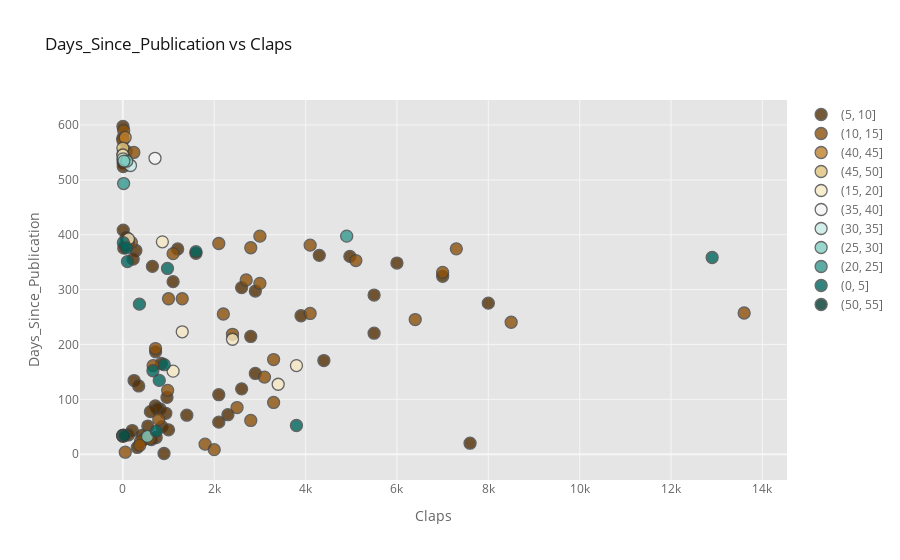

Source (notebook cell):
### Markdown cell above
The next plot lets us choose the grouping category for the plot.

### Code cell
df['binned_read_time'] = pd.cut(df['read_time'], bins=range(0, 56, 5))
df['binned_read_time'] = df['binned_read_time'].astype(str)

df['binned_word_count'] = pd.cut(df['word_count'], bins=range(0, 100001, 1000))
df['binned_word_count'] = df['binned_word_count'].astype(str)

@interact
def scatter_plot(x=list(df.select_dtypes('number').columns), 
                 y=list(df.select_dtypes('number').columns)[1:],
                 categories=['binned_read_time', 'binned_word_count', 'publication', 'type'],
                 theme=list(cf.themes.THEMES.keys()), 
                 colorscale=list(cf.colors._scales_names.keys())):
    
    df.iplot(kind='scatter', x=x, y=y, mode='markers', 
             categories=categories, 
             xTitle=x.title(), yTitle=y.title(), 
             text='title',
             title=f'{y.title()} vs {x.title()}',
             theme=theme, colorscale=colorscale)

### Figure 1 — Plotly figure (JSON) as saved in the notebook; plotly's stock layout.template omitted (floating-point values rounded to 4 significant figures)
{"data": [{"marker": {"color": "rgba(84, 48, 5, 1.0)", "line": {"width": 1.3}, "opacity": 0.8, "size": 12, "symbol": "circle"}, "mode": "markers", "name": "(5, 10]", "text": ["Screw the Environment, but Consider Your Wallet", "Home of the Scared", "Make an Effort, Not an Excuse", "Controlling your Location in Google Chrome", "The Worst They Can Say is No", "The Case for Criticism", "Complete Books of 2017", "The Failures of Common Sense", "The Perils of Rare Events", "Correlation vs. Causation: An Example", "Real Life Superpowers", "Overfitting vs. Underfitting: A Conceptual Explanation", "How to Master New Skills", "Statistical Significance Explained", "The Misleading Effect of Noise: The Multiple Comparisons Problem", "Bayes’ Rule Applied", "Data Visualization Hackathon Style", "Controlling the Web with Python", "Data Visualization with Bokeh in Python, Part II: Interactions", "Data Visualization with Bokeh in Python, Part III: Making a Complete Dashboard", "Visualizing Data with Pairs Plots in Python", "Introduction to Bayesian Linear Regression", "Web Scraping, Regular Expressions, and Data Visualization: Doing it all in Python", "Automated Machine Learning on the Cloud in Python", "A Feature Selection Tool for Machine Learning in Python", "An Introductory Example of Bayesian Optimization in Python with Hyperopt", "How to get the right data? Trying asking for it.", "The most important part of a data science project is writing a blog post", "Parallelizing Feature Engineering with Dask", "Practical Advice for Data Science Writing", "Converting Medium Posts to Markdown for Your Blog", "Featuretools on Spark", "Neural Network Embeddings Explained", "Simpson’s Paradox: How to Prove Opposite Arguments with the Same Data", "The Power of I Don’t Know", "Overcome Your Biases with Data", "Prediction Engineering: How to Set Up Your Machine Learning Problem", "How to Create Value with Machine Learning", "Feature Engineering: What Powers Machine Learning", "Modeling: Teaching a Machine Learning Algorithm to Deliver Business Value", "Deploying a Keras Deep Learning Model as a Web Application in Python", "Deploying a Python Web App on AWS", "Python and Slack: A Natural Match", "How to Write a Jupyter Notebook Extension", "Please Steal My Articles", "Introduction to Interactive Time Series Visualizations with Plotly in Python", "Stop Regretting the Present", "On Blame", "What I learned in 2018", "The Copernican Principle and How to Use Statistics to Figure Out How Long Anything Will Last", "Announcing the Reality Project", "The Disappearing Poor", "The Next Level of Data Visualization in Python", "The Myth of Us vs Them", "Interactive Controls in Jupyter Notebooks"], "textfont": {"color": "#666666"}, "type": "scatter", "x": [2, 0, 2, 5, 8, 9, 72, 59, 21, 1200, 285, 1600, 4300, 4970, 225, 6000, 647, 7000, 1100, 2600, 2900, 5500, 8000, 3900, 5500, 2800, 717, 4400, 844, 2900, 246, 347, 2600, 2100, 966, 710, 815, 755, 603, 940, 2300, 1400, 2100, 547, 856, 1000, 205, 121, 418, 730, 453, 626, 7600, 315, 901], "y": [597.3, 576.5, 547.2, 531.3, 524.3, 408.5, 395.1, 380.5, 375.5, 374.1, 371.3, 366.1, 362.4, 360.5, 355.5, 348.4, 342.4, 324.2, 314.5, 303.5, 297.3, 290.0, 275.3, 252.3, 220.5, 214.5, 186.5, 170.7, 165.3, 147.2, 134.2, 124.3, 119.0, 108.4, 103.5, 88.04, 82.47, 82.47, 77.53, 74.54, 71.99, 71.07, 58.41, 51.29, 50.02, 44.37, 43.02, 35.05, 34.26, 30.42, 26.56, 26.51, 19.98, 12.2, 1.219]}, {"marker": {"color": "rgba(140, 81, 10, 1.0)", "line": {"width": 1.3}, "opacity": 0.8, "size": 12, "symbol": "circle"}, "mode": "markers", "name": "(10, 15]", "text": ["The Vanquishing of War, Plague and Famine", "The Triumph of Peace", "Deep Neural Network Classifier", "Object Recognition with Google’s Convolutional Neural Networks", "The Technology Frontier", "Random Forest Simple Explanation", "Data Science: A Personal Application", "A Theory of Prediction", "Hyperparameter Tuning the Random Forest in Python", "Time Series Analysis in Python: An Introduction", "Stock Analysis in Python", "Stock Prediction in Python", "Overfitting vs. Underfitting: A Complete Example", "Markov Chain Monte Carlo in Python", "Beyond Accuracy: Precision and Recall", "Data Visualization with Bokeh in Python, Part I: Getting Started", "Histograms and Density Plots in Python", "Bayesian Linear Regression in Python: Using Machine Learning to Predict Student Grades Part 1", "Bayesian Linear Regression in Python: Using Machine Learning to Predict Student Grades Part 2", "A Complete Machine Learning Project Walk-Through in Python: Part One", "A Complete Machine Learning Walk-Through in Python: Part Two", "A Complete Machine Learning Walk-Through in Python: Part Three", "Machine Learning Kaggle Competition Part One: Getting Started", "Automated Feature Engineering in Python", "A Conceptual Explanation of Bayesian Hyperparameter Optimization for Machine Learning", "Machine Learning Kaggle Competition: Part Three Optimization", "Why Automated Feature Engineering Will Change the Way You Do Machine Learning", "A “Data Science for Good” Machine Learning Project Walk-Through in Python: Part Two", "Another Machine Learning Walk-Through and a Challenge", "Building a Recommendation System Using Neural Network Embeddings", "My Weaknesses as a Data Scientist", "Recurrent Neural Networks by Example in Python", "Transfer Learning with Convolutional Neural Networks in PyTorch", "Estimating Probabilities with Bayesian Modeling in Python", "Virtual Building Energy Audits — Preliminary Report", "Building Energy Data Analysis Part One", "Data Science with Medium Story Stats in Python", "Has Global Violence Declined? A Look at the Data", "A Non-Technical Reading List for Data Science", "The Reality of Global Nuclear Weapons and How Russian Nukes Turned On Your Lights", "The Poisson Distribution and Poisson Process Explained", "A Great Public Health Conspiracy?"], "textfont": {"color": "#666666"}, "type": "scatter", "x": [18, 0, 73, 240, 7, 3000, 186, 120, 2100, 4100, 2800, 7300, 1100, 5100, 7000, 2700, 3000, 1300, 1000, 13600, 4100, 2200, 6400, 8500, 2400, 715, 3300, 662, 3100, 981, 3300, 2500, 787, 2800, 0, 6, 582, 386, 1800, 370, 2000, 53], "y": [590.0, 572.5, 552.2, 550.0, 536.1, 397.4, 386.0, 385.2, 384.0, 381.0, 376.3, 374.3, 365.5, 353.0, 331.4, 317.5, 311.4, 283.3, 283.3, 257.4, 256.5, 255.5, 245.4, 240.5, 218.6, 192.5, 172.5, 161.5, 140.5, 116.4, 94.25, 85.01, 63.34, 61.47, 34.01, 34.01, 28.16, 23.02, 18.27, 16.34, 8.215, 3.547]}, {"marker": {"color": "rgba(191, 129, 45, 1.0)", "line": {"width": 1.3}, "opacity": 0.8, "size": 12, "symbol": "circle"}, "mode": "markers", "name": "(40, 45]", "text": ["Capstone Project: Mercedes-Benz Greener Manufacturing Competition", "Exploratory Data Analysis with R", "Building Energy Data Analysis Part Three", "Books of 2018 Notes"], "textfont": {"color": "#666666"}, "type": "scatter", "x": [51, 58, 5, 0], "y": [577.4, 538.4, 34.01, 32.57]}, {"marker": {"color": "rgba(223, 194, 125, 1.0)", "line": {"width": 1.3}, "opacity": 0.8, "size": 12, "symbol": "circle"}, "mode": "markers", "name": "(45, 50]", "text": ["NASA Internship Report"], "textfont": {"color": "#666666"}, "type": "scatter", "x": [0], "y": [558.0]}, {"marker": {"color": "rgba(246, 232, 195, 1.0)", "line": {"width": 1.3}, "opacity": 0.8, "size": 12, "symbol": "circle"}, "mode": "markers", "name": "(15, 20]", "text": ["The Ascent of Humanity", "Top Books of 2017", "Improving the Random Forest in Python Part 1", "Machine Learning Kaggle Competition Part Two: Improving", "Automated Machine Learning Hyperparameter Tuning in Python", "A “Data Science for Good“ Machine Learning Project Walk-Through in Python: Part One", "An Implementation and Explanation of the Random Forest in Python", "Wikipedia Data Science: Working with the World’s Largest Encyclopedia"], "textfont": {"color": "#666666"}, "type": "scatter", "x": [0, 123, 865, 1300, 2400, 3800, 1100, 3400], "y": [545.3, 392.3, 387.1, 223.0, 209.4, 161.5, 151.4, 127.5]}, {"marker": {"color": "rgba(245, 245, 245, 1.0)", "line": {"width": 1.3}, "opacity": 0.8, "size": 12, "symbol": "circle"}, "mode": "markers", "name": "(35, 40]", "text": ["Facial Recognition Using Google’s Convolutional Neural Network"], "textfont": {"color": "#666666"}, "type": "scatter", "x": [704], "y": [539.3]}, {"marker": {"color": "rgba(199, 234, 229, 1.0)", "line": {"width": 1.3}, "opacity": 0.8, "size": 12, "symbol": "circle"}, "mode": "markers", "name": "(30, 35]", "text": ["Exploratory Data Analysis with R (No Code)", "Machine Learning with Python on the Enron Dataset", "Building Energy Data Analysis Part Four"], "textfont": {"color": "#666666"}, "type": "scatter", "x": [5, 167, 24], "y": [538.4, 526.2, 34.01]}, {"marker": {"color": "rgba(128, 205, 193, 1.0)", "line": {"width": 1.3}, "opacity": 0.8, "size": 12, "symbol": "circle"}, "mode": "markers", "name": "(25, 30]", "text": ["Data Analysis with Python", "Data Wrangling with Python and SQLite", "Books of 2018"], "textfont": {"color": "#666666"}, "type": "scatter", "x": [87, 23, 539], "y": [534.3, 534.2, 32.38]}, {"marker": {"color": "rgba(53, 151, 143, 1.0)", "line": {"width": 1.3}, "opacity": 0.8, "size": 12, "symbol": "circle"}, "mode": "markers", "name": "(20, 25]", "text": ["Artificial Intelligence Part 1: Search", "Random Forest in Python", "Building Energy Data Analysis Part Two"], "textfont": {"color": "#666666"}, "type": "scatter", "x": [17, 4900, 0], "y": [493.3, 397.4, 34.01]}, {"marker": {"color": "rgba(1, 102, 94, 1.0)", "line": {"width": 1.3}, "opacity": 0.8, "size": 12, "symbol": "circle"}, "mode": "markers", "name": "(0, 5]", "text": ["The Simple Science of Global Warming", "A Review of the Coursera Machine Learning Specialization", "Learn By Sharing", "Python is the Perfect Tool for any Problem", "Slow Tech: Take Back Your Mind", "Unintended Consequences and Goodhart’s Law", "If your files are saved only on your laptop they might as well not exist!", "How to Visualize a Decision Tree from a Random Forest in Python using Scikit-Learn", "How to Put Fully Interactive, Runnable Code in a Medium Post", "Five Minutes to Your Own Website", "Jupyter Notebook Extensions", "Docker for Data Science Without the Hassle"], "textfont": {"color": "#666666"}, "type": "scatter", "x": [11, 82, 1600, 12900, 101, 977, 363, 906, 658, 797, 3800, 730], "y": [385.5, 376.1, 369.1, 358.5, 351.1, 338.5, 273.4, 163.1, 152.1, 134.5, 52.22, 42.07]}, {"marker": {"color": "rgba(0, 60, 48, 1.0)", "line": {"width": 1.3}, "opacity": 0.8, "size": 12, "symbol": "circle"}, "mode": "markers", "name": "(50, 55]", "text": ["Data Science for Virtual Energy Audits"], "textfont": {"color": "#666666"}, "type": "scatter", "x": [31], "y": [34.01]}], "layout": {"legend": {"bgcolor": "#FFFFFF", "font": {"color": "#666666"}}, "paper_bgcolor": "#FFFFFF", "plot_bgcolor": "#E5E5E5", "title": {"font": {"color": "#151516"}, "text": "Days_Since_Publication vs Claps"}, "xaxis": {"gridcolor": "#F6F6F6", "showgrid": true, "tickfont": {"color": "#666666"}, "title": {"font": {"color": "#666666"}, "text": "Claps"}, "zerolinecolor": "#F6F6F6"}, "yaxis": {"gridcolor": "#F6F6F6", "showgrid": true, "tickfont": {"color": "#666666"}, "title": {"font": {"color": "#666666"}, "text": "Days_Since_Publication"}, "zerolinecolor": "#F6F6F6"}}}
